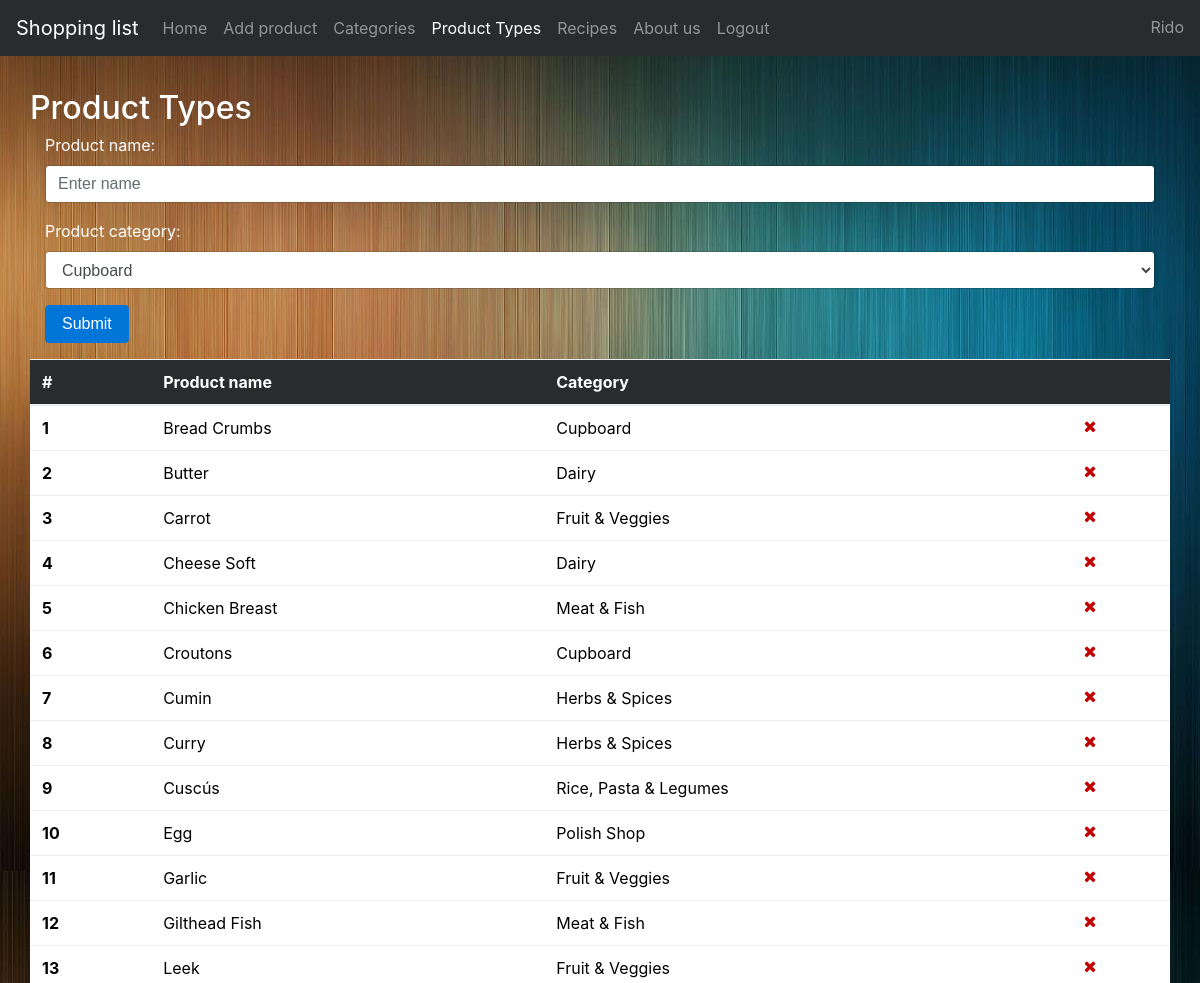
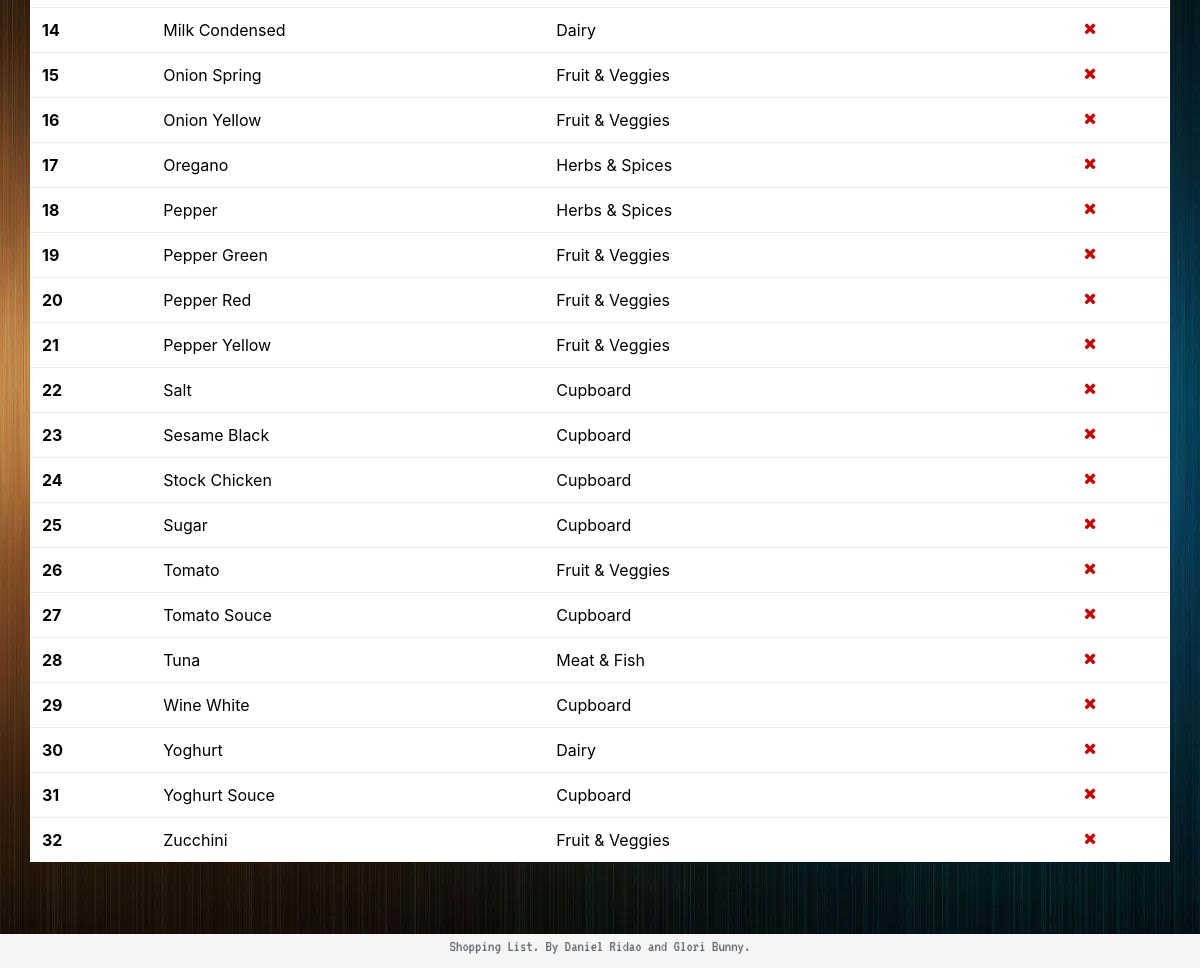
Page /shoppinglist/productTypes/ (signed in) on the earlier database version (2 pictures, top to bottom).
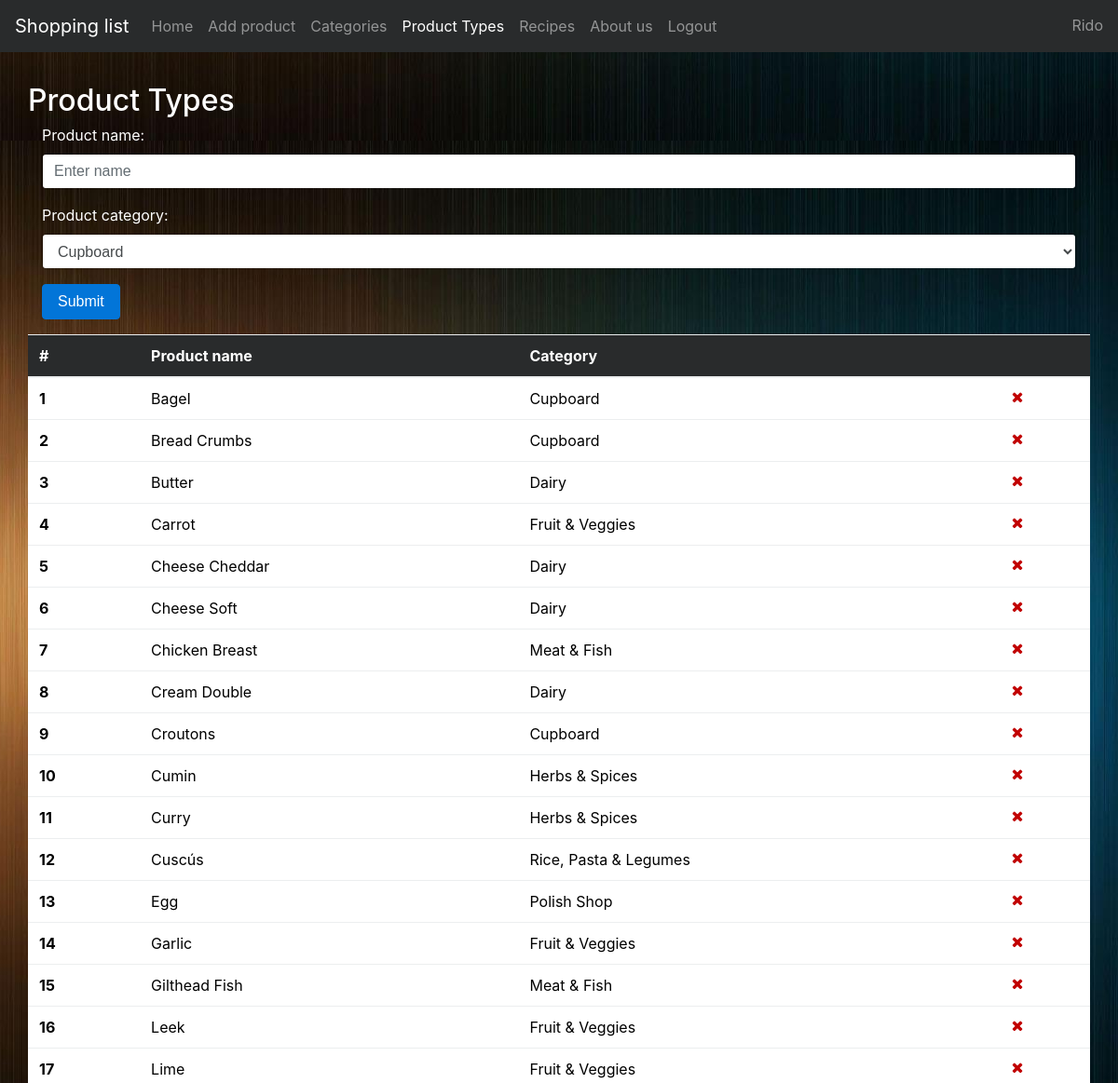
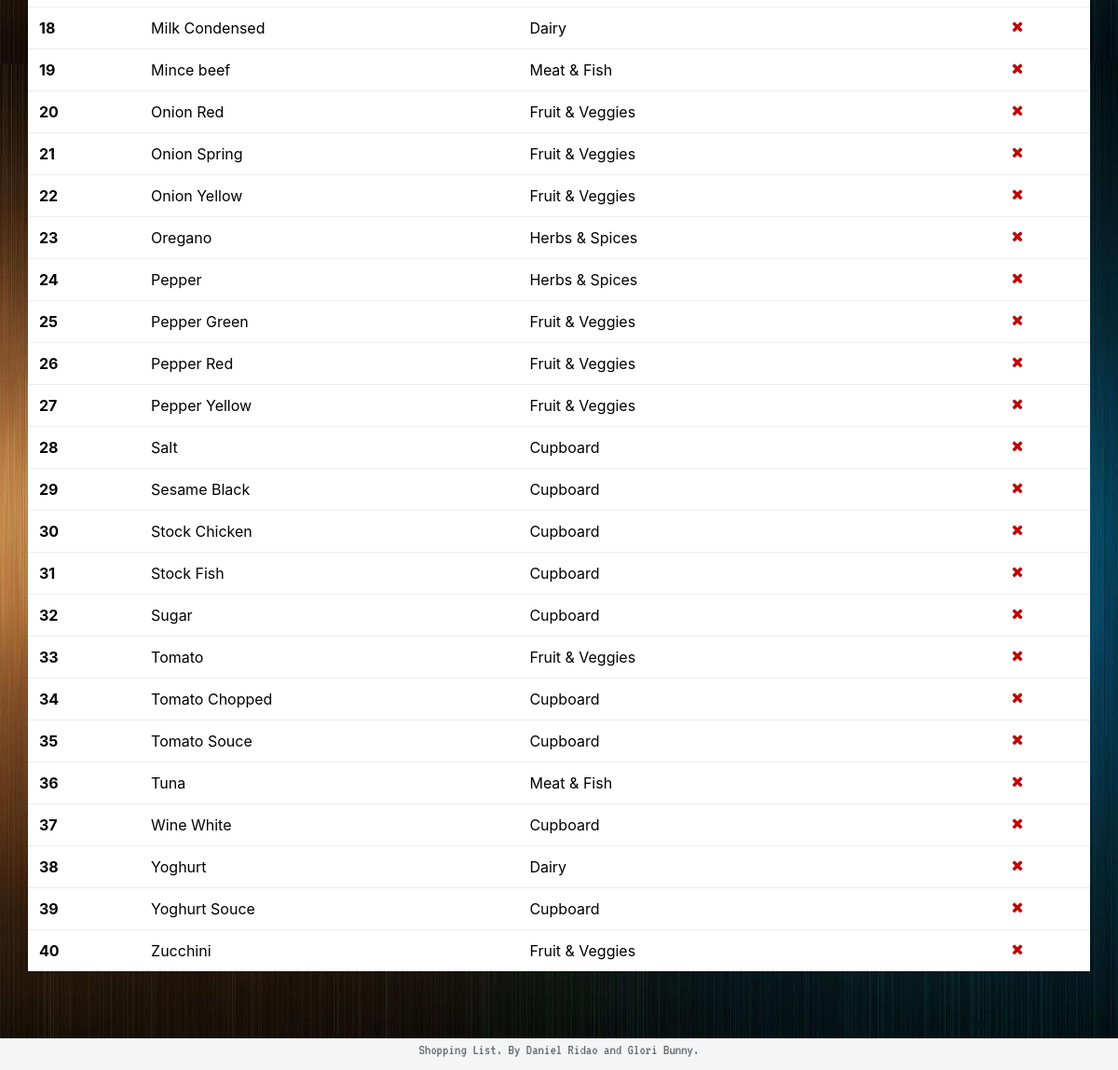
Same page on the later database version (2 pictures, top to bottom).
### shoppinglist/models.py (models this page shows, shortened)
class PredefinedProduct(models.Model):
	name = models.CharField(max_length=MODEL_PREDEFINED_PRODUCT_NAME_LENGTH, unique=True)
	category = models.ForeignKey(Category, on_delete=models.CASCADE, default=0)
	class Meta():
		ordering = ["name"]

class Category(models.Model):
	name = models.CharField(max_length=MODEL_CATEGORY_NAME_LENGTH, unique=True)
	def __str__(self):
		return self.name
	class Meta():
		ordering = ["name"]

### shoppinglist/views.py (the view)
@login_required(login_url=LOGIN_URL)
def adminProductType(request):
	if request.method == "POST":
		form = ProductTypeForm(request.POST)
		if form.is_valid():
			productType = form.save(commit=False)
			productType.save()
			return redirect('shoppinglist:adminProductType')
	else:
		form = ProductTypeForm()
	products = PredefinedProduct.objects.all().order_by('name')
	return render(request, 'shoppinglist/adminProductType.html', {"form": form, "products": products})

### shoppinglist/forms.py
class ProductTypeForm(forms.ModelForm):
	category = forms.ModelChoiceField(queryset=Category.objects.all(), widget=forms.Select(attrs={'class': 'form-control'}), empty_label=None)
	def __init__(self, *args, **kwargs):
		super(ProductTypeForm, self).__init__(*args, **kwargs)
		self.fields['name'].label = "Product name"
		self.fields['category'].label = "Product category"
	class Meta:
		model = PredefinedProduct
		fields = ('name', 'category')
		widgets = {
			'name': forms.TextInput(attrs={'class': 'form-control', 'placeholder': 'Enter name', 'min': 3, 'max': MODEL_PREDEFINED_PRODUCT_NAME_LENGTH})
		}

### shoppinglist/templates/shoppinglist/adminProductType.html (shortened to what this page needs)
{% extends "shoppinglist/main_template.html" %}
{% block adminProductType %}
<li class="nav-item active">
	<a class="nav-link" href="{% url 'shoppinglist:adminProductType' %}">Product Types <span class="sr-only">(current)</span></a>
</li>
{% endblock %}
{% block content %}
<div class="row">
	<h2>Product Types</h2>
</div>
<form method="POST">{% csrf_token %}
	<div class="form-group">
		{{ form.name.label_tag }}
		{{ form.name }}
	</div>
	<div class="form-group">
		{{ form.category.label_tag }}
		{{ form.category }}
	</div>
	<button type="submit" class="btn btn-primary">Submit</button>
</form>
<div class="row">
	<table class="table" style="background-color: white; color: black">
	  <thead class="thead-inverse">
	    <tr>
	      <th>#</th>
	      <th>Product name</th>
	      <th>Category</th>
	      <th></th>
	    </tr>
	  </thead>
	  <tbody>
	{% for product in products %}
	    <tr>
	      <th scope="row">{{ forloop.counter }}</th>
	      <td>{{ product.name }}</td>
	      <td>{{ product.category }}</td>
	      <td><a href="{% url 'shoppinglist:removeProductType' productTypeId=product.id %}"><i class="fa fa-times cancel-color" aria-hidden="true"></i></a></td>
	    </tr>
	{% endfor %}
	  </tbody>
	</table>
</div>
{% endblock %}

Differences in the rows shown:
added PredefinedProduct: name "Bagel", category "Cupboard"
added PredefinedProduct: name "Cheese Cheddar", category "Dairy"
added PredefinedProduct: name "Cream Double", category "Dairy"
added PredefinedProduct: name "Lime", category "Fruit & Veggies"
added PredefinedProduct: name "Mince beef", category "Meat & Fish"
added PredefinedProduct: name "Onion Red", category "Fruit & Veggies"
added PredefinedProduct: name "Stock Fish", category "Cupboard"
added PredefinedProduct: name "Tomato Chopped", category "Cupboard"
